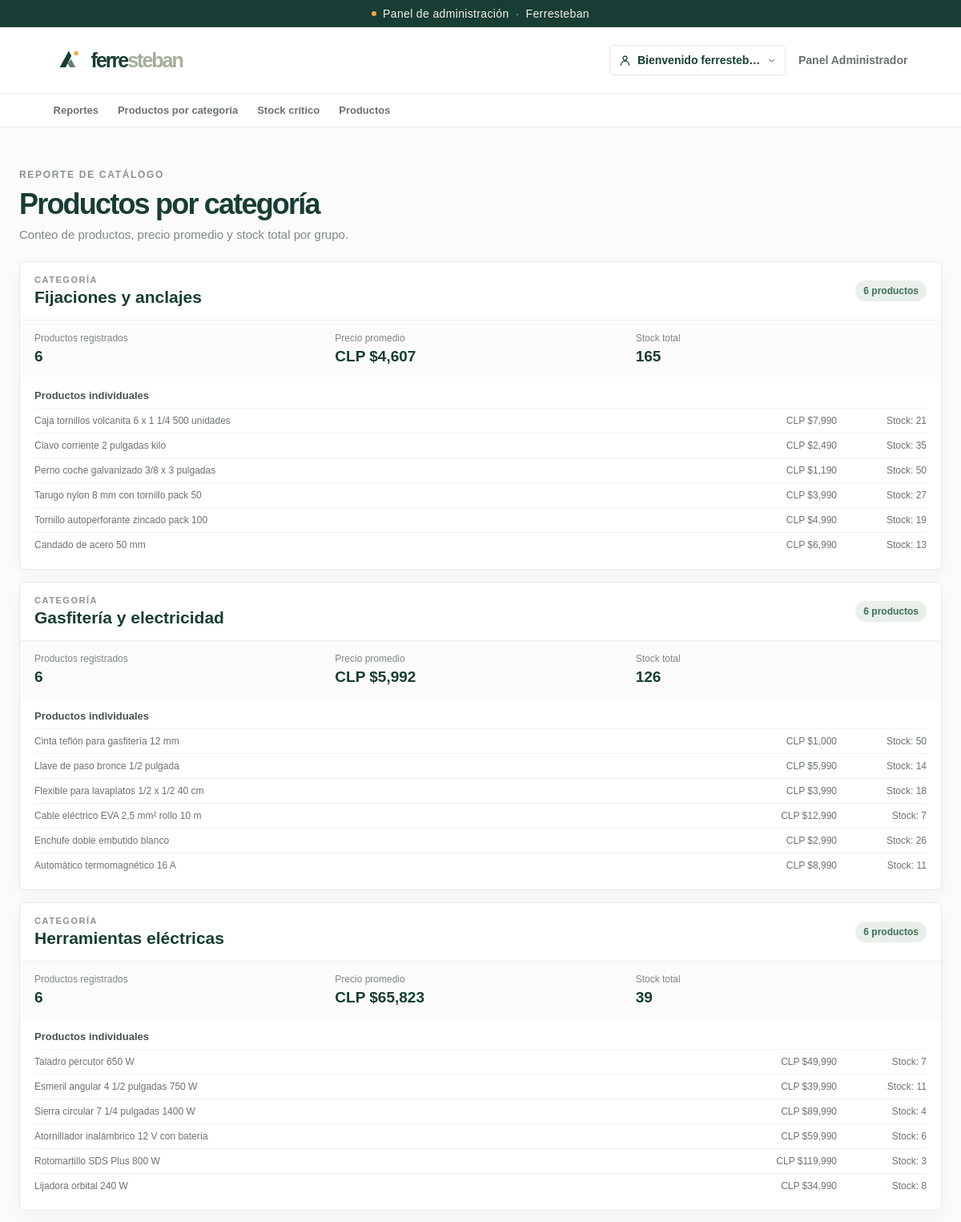
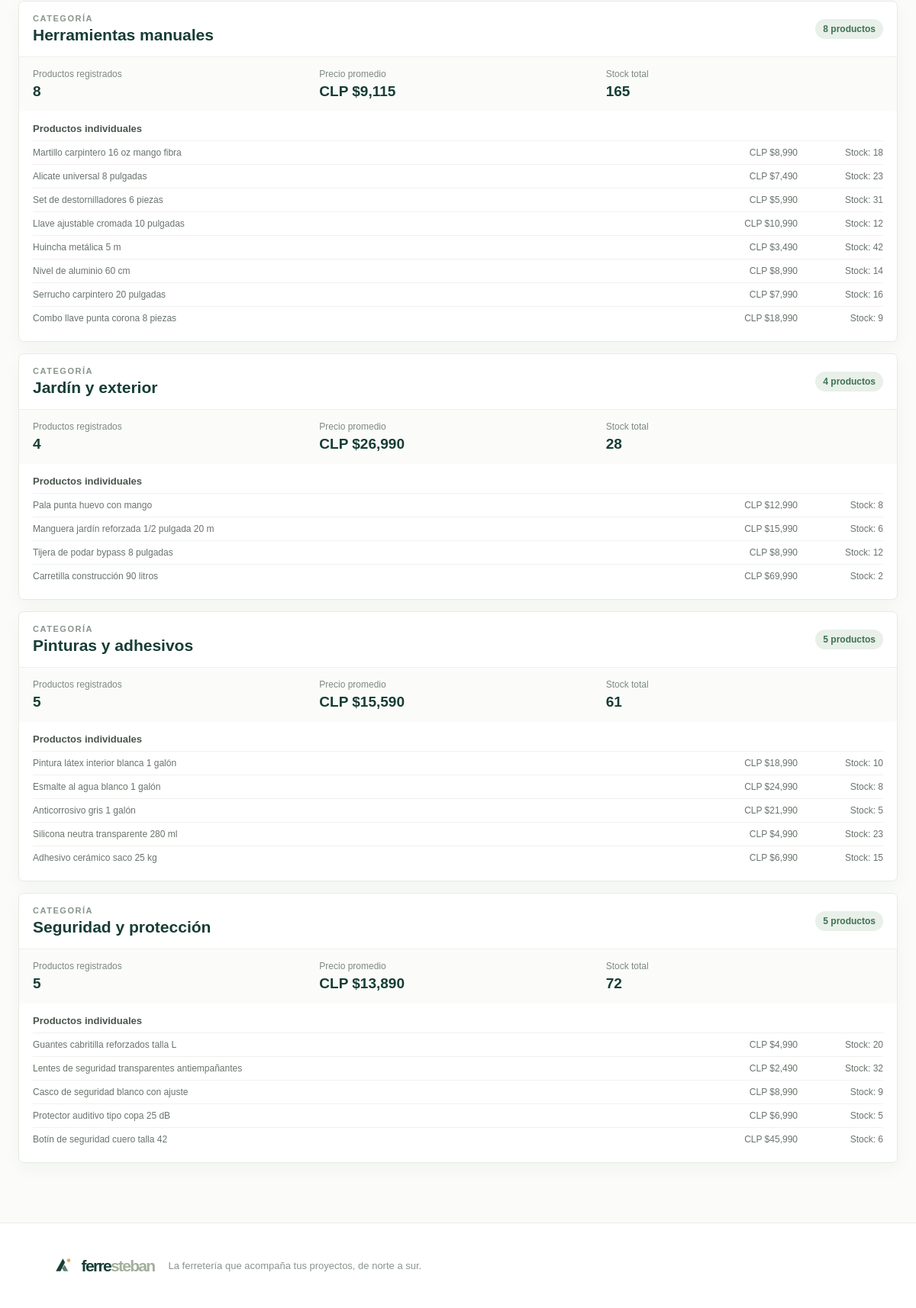
The app's page /panel-administrador/reportes/categorias/ (signed in), older data (2 pictures, top to bottom).
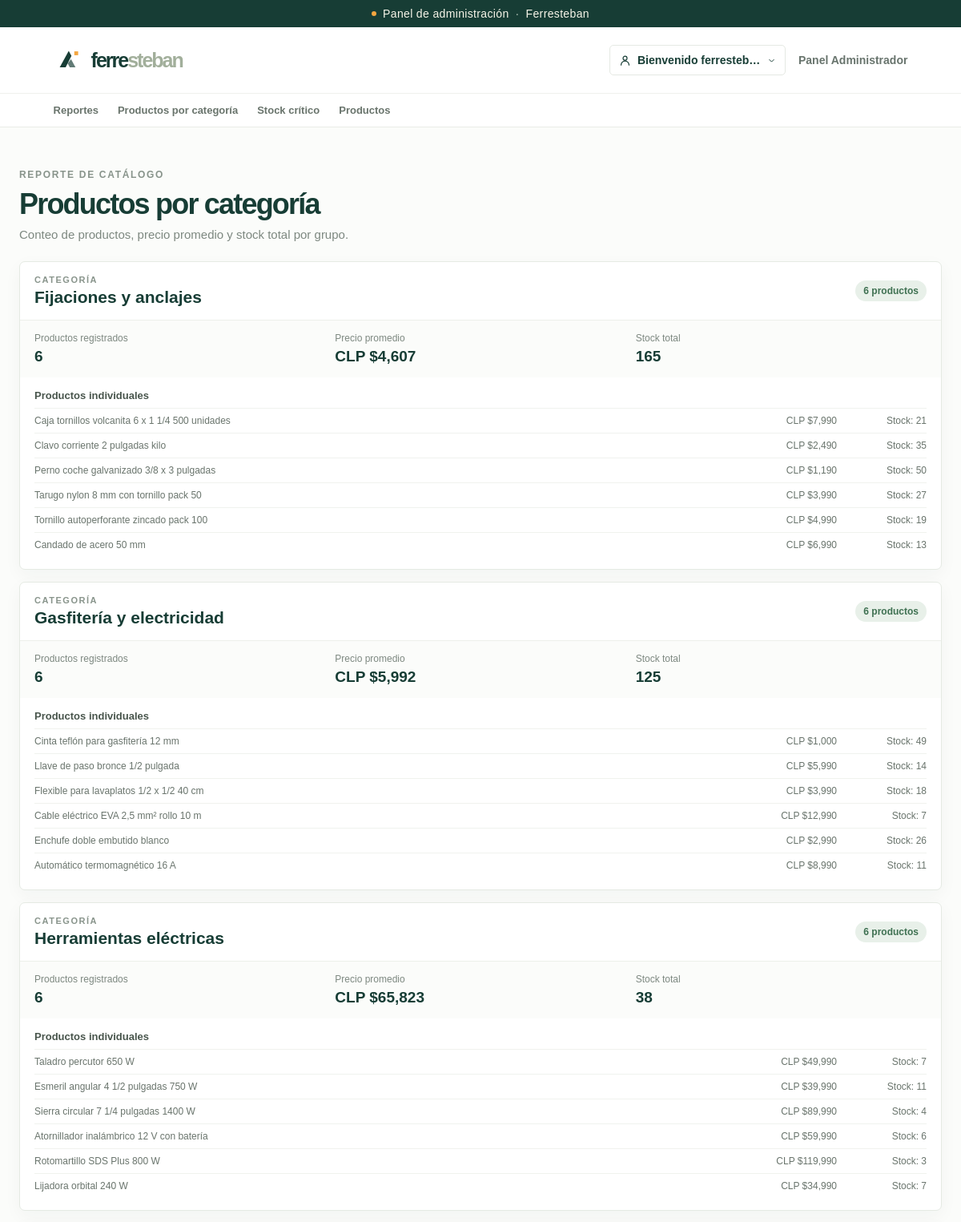
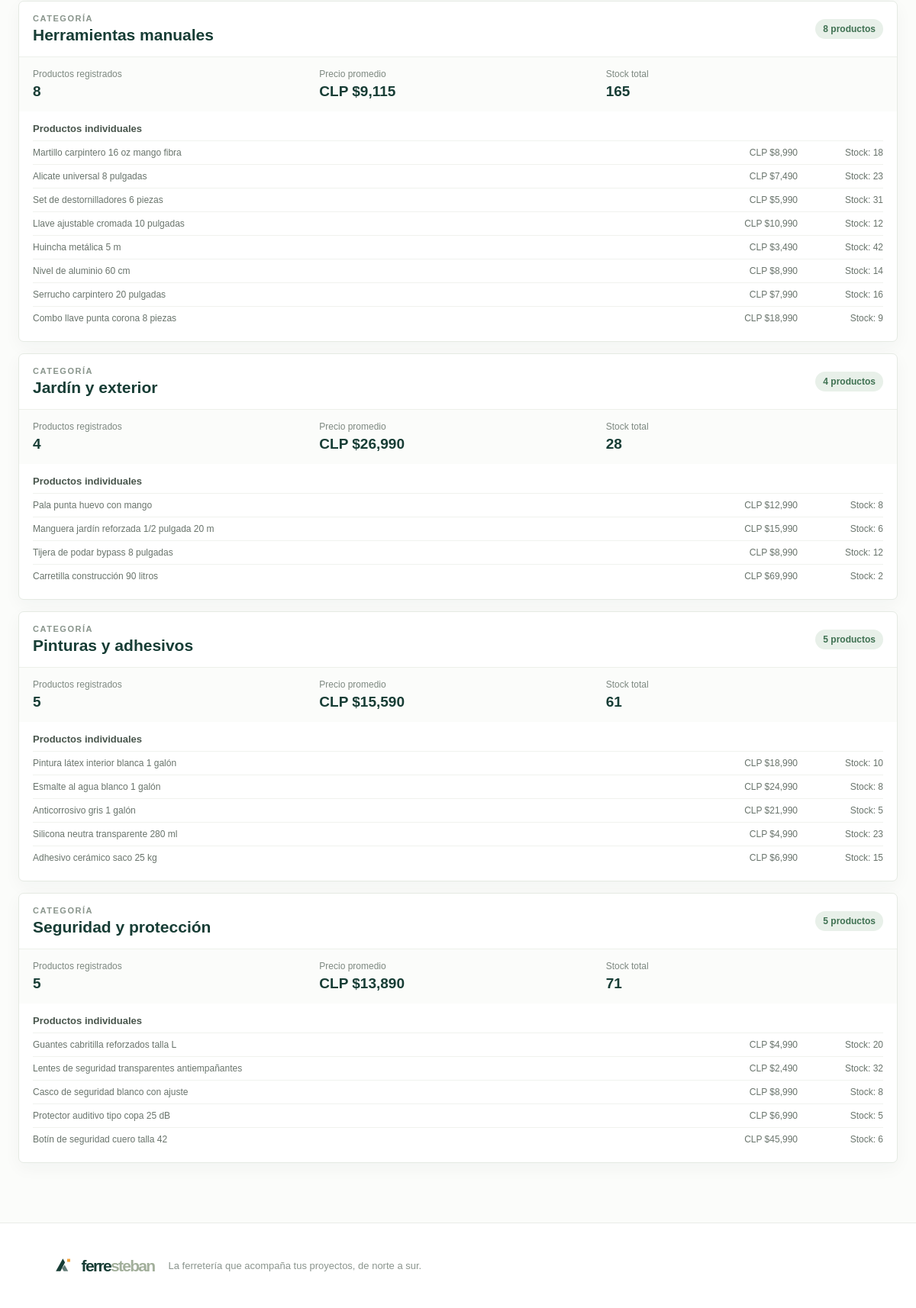
The same page, newer data (2 pictures, top to bottom).
### productos/models.py (models this page shows, shortened)
class Categoria(models.Model):
    nombre = models.CharField(max_length=255)
    descripcion = models.TextField()

class Producto(models.Model):
    nombre = models.CharField(max_length=255)
    categoria = models.ForeignKey(Categoria, on_delete=models.CASCADE)
    precio = models.DecimalField(max_digits=10, decimal_places=2)
    stock = models.IntegerField()
    imagen_archivo = models.ImageField(
        upload_to='productos/',
        blank=True,
        verbose_name='Imagen local',
        help_text='Sube una imagen desde tu equipo. Si agregas ambas, se mostrará esta.',
    )
    imagen_url = models.URLField(
        max_length=2048,
        blank=True,
        verbose_name='Enlace de imagen',
        help_text='URL directa a una imagen. Puedes usarla en vez de subir un archivo.',
    )
    imagen_fuente_url = models.URLField(
        max_length=2048,
        blank=True,
        verbose_name='Fuente de la imagen',
        help_text='Página de origen de la imagen (opcional).',
    )
    imagen_credito = models.TextField(
        blank=True,
        verbose_name='Crédito de la imagen',
        help_text='Autor y licencia de la imagen, cuando corresponda.',
    )
    creado_en = models.DateTimeField(default=timezone.now)

### productos/views.py (the view)
# urls.py: path('panel-administrador/reportes/categorias/', views.admin_category_report, name='admin_category_report'),
@_staff_required
def admin_category_report(request):
    categorias = Categoria.objects.annotate(
        total_productos=Count('producto'),
        precio_promedio=Avg('producto__precio'),
        stock_total=Sum('producto__stock'),
    ).prefetch_related('producto_set').order_by('nombre')
    return render(request, 'productos/report_categories.html', {
        'categorias': categorias,
    })

### productos/views.py (called while the page is built)
def _staff_required(view_func):
    return login_required(login_url='account')(
        user_passes_test(
            lambda user: user.is_staff,
            login_url='index',
        )(view_func)
    )

### productos/templates/productos/report_categories.html (shortened to what this page needs)
{% extends "productos/base.html" %}
{% block content %}
<div class="admin-page__intro">
  <p class="eyebrow eyebrow--muted">REPORTE DE CATÁLOGO</p>
  <h1>Productos por categoría</h1>
  <p>Conteo de productos, precio promedio y stock total por grupo.</p>
</div>
<div class="report-category-list">
  {% for categoria in categorias %}
  <section class="report-category">
    <header class="report-category__heading">
      <div>
        <p class="eyebrow eyebrow--muted">CATEGORÍA</p>
        <h2>{{ categoria.nombre }}</h2>
      </div>
      <span class="report-category__count">{{ categoria.total_productos }} producto{{ categoria.total_productos|pluralize:"s" }}</span>
    </header>
    <div class="report-metrics">
      <div><span>Productos registrados</span><strong>{{ categoria.total_productos }}</strong></div>
      <div><span>Precio promedio</span><strong>{% if categoria.precio_promedio is not None %}CLP ${{ categoria.precio_promedio|floatformat:"0g" }}{% else %}—{% endif %}</strong></div>
      <div><span>Stock total</span><strong>{{ categoria.stock_total|default_if_none:0 }}</strong></div>
    </div>
    <div class="report-products">
      <h3>Productos individuales</h3>
      {% for producto in categoria.producto_set.all %}
      <div class="report-products__row">
        <span>{{ producto.nombre }}</span>
        <span>CLP ${{ producto.precio|floatformat:"0g" }}</span>
        <span>Stock: {{ producto.stock }}</span>
      </div>
      {% empty %}
      <p class="report-empty">No hay productos registrados en esta categoría.</p>
      {% endfor %}
    </div>
  </section>
  {% empty %}
  <section class="report-empty-card">No hay categorías registradas.</section>
  {% endfor %}
</div>
{% endblock %}

### productos/templates/productos/base.html (shortened to what this page needs)
{% load static %}
<!DOCTYPE html>
<html lang="es">
<head>
  <link rel="stylesheet" href="{% static 'productos/catalogo.css' %}">
</head>
<body>
  <div class="announcement"><span class="announcement__spark" aria-hidden="true"></span> Panel de administración <span class="announcement__separator">·</span> Ferresteban</div>
  <header class="site-header account-header">
    <a class="brand" href="{% url 'index' %}" aria-label="Ferresteban, inicio">
      <span class="brand__mark" aria-hidden="true">
        <svg viewBox="0 0 40 40" fill="none"><path d="M8 29.5 19.8 8l3.6 6.6L15.8 29.5H8Z" fill="currentColor"/><path d="m22.8 18.6 5.9 10.9h-7.5l-2.7-5 4.3-5.9Z" fill="currentColor" opacity=".68"/><path d="M27.1 8.5h5.1v5.1h-5.1z" fill="#F4A640"/></svg>
      </span>
      <span class="brand__name">ferre<span>steban</span></span>
    </a>
    <div class="header-actions">
      {% include "productos/_account_menu.html" %}
      <a class="account-header__back" href="{% url 'admin_panel' %}">Panel Administrador</a>
    </div>
  </header>
  {% include "productos/_admin_report_nav.html" %}
  <main class="admin-page admin-page--wide">
    {% block content %}{% endblock %}
  </main>
  <footer class="site-footer">
    <a class="brand brand--footer" href="{% url 'index' %}" aria-label="Ferresteban, inicio">
      <span class="brand__mark" aria-hidden="true"><svg viewBox="0 0 40 40" fill="none"><path d="M8 29.5 19.8 8l3.6 6.6L15.8 29.5H8Z" fill="currentColor"/><path d="m22.8 18.6 5.9 10.9h-7.5l-2.7-5 4.3-5.9Z" fill="currentColor" opacity=".68"/><path d="M27.1 8.5h5.1v5.1h-5.1z" fill="#F4A640"/></svg></span>
      <span class="brand__name">ferre<span>steban</span></span>
    </a>
    <p>La ferretería que acompaña tus proyectos, de norte a sur.</p>
  </footer>
</body>
</html>

### productos/templates/productos/_account_menu.html (shortened to what this page needs)
{% if user.is_authenticated %}
<details class="account-menu">
  <summary class="account-menu__trigger">
    <svg viewBox="0 0 24 24" aria-hidden="true">
      <circle cx="12" cy="8" r="3.5"></circle>
      <path d="M5 20a7 7 0 0 1 14 0"></path>
    </svg>
    <span>Bienvenido {{ user.first_name|default:user.email|default:user.username }}</span>
    <svg class="account-menu__chevron" viewBox="0 0 24 24" aria-hidden="true"><path d="m7 10 5 5 5-5"></path></svg>
  </summary>
</details>
{% endif %}

### productos/templates/productos/_admin_report_nav.html
<nav class="admin-report-nav" aria-label="Navegación de reportes">
  <a href="{% url 'admin_reports' %}">Reportes</a>
  <a href="{% url 'admin_category_report' %}">Productos por categoría</a>
  <a href="{% url 'admin_stock_report' %}">Stock crítico</a>
  <a href="{% url 'admin_product_list' %}">Productos</a>
</nav>

Row changes from the older to the newer data that the page shows:
computed for Categoria "Gasfitería y electricidad": stock_total "126" → "125"
changed Producto "Cinta teflón para gasfitería 12 mm": stock "50" → "49"
computed for Categoria "Herramientas eléctricas": stock_total "39" → "38"
changed Producto "Lijadora orbital 240 W": stock "8" → "7"
computed for Categoria "Seguridad y protección": stock_total "72" → "71"
changed Producto "Casco de seguridad blanco con ajuste": stock "9" → "8"
